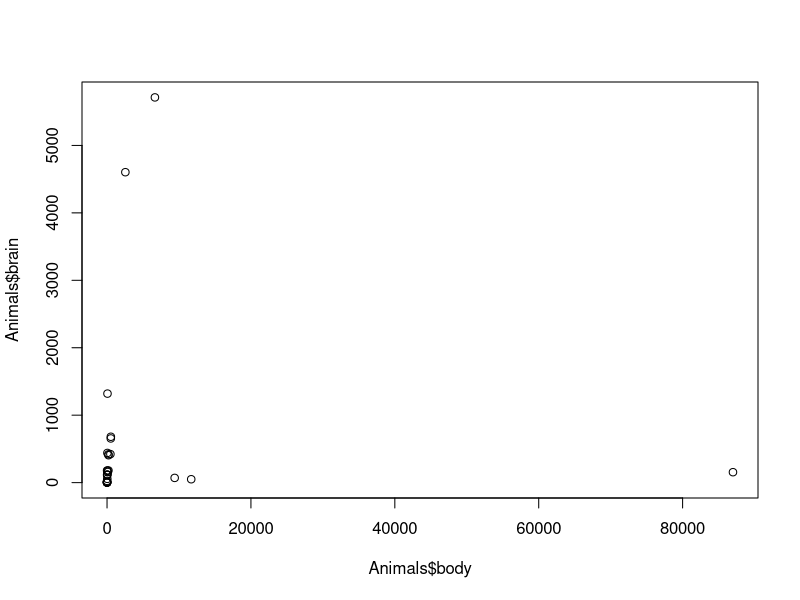

The R script that drew this image:
data(CO2)
CO2
library(MASS)
data(Animals)
head(Animals)

plot(x = Animals$body, y = Animals$brain)
data(Animals)
Animals